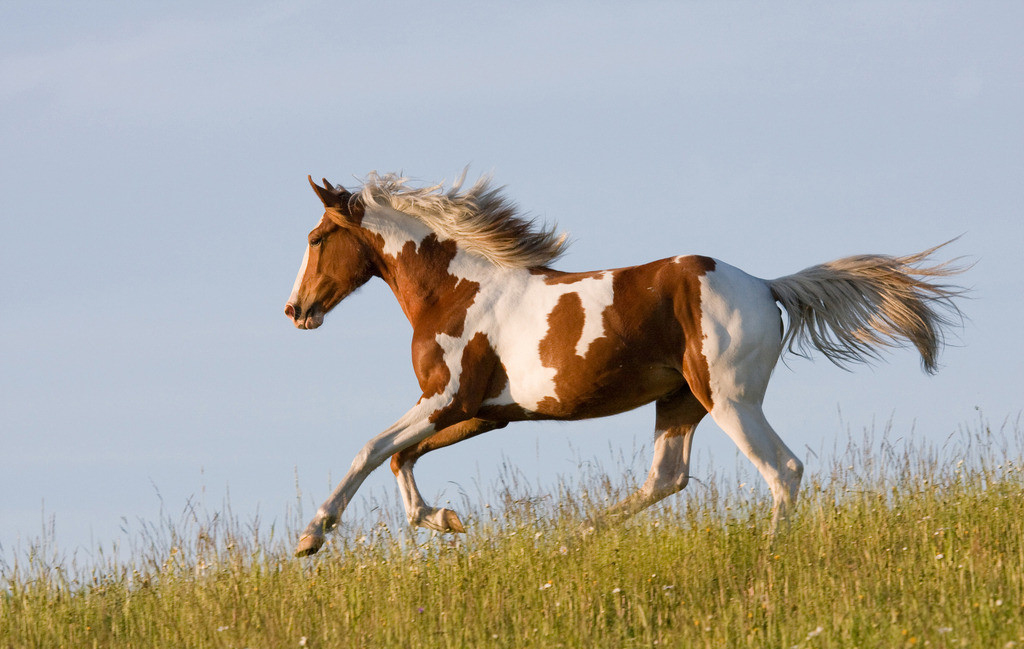
#> input picture opencv/image/horse.jpg, 1024 x 649 px
$ python 21-Laplacia.py
#> lines starting #> are read from the running program, lines starting #| are printed output that depends on the picture
#-*- coding = utf-8 -*-
#@Time : 2021/2/12 下午12:50
#@Author : 小方
#@File :21-Laplacia.py
#@Software : PyCharm
import numpy as np
import cv2 as cv
import matplotlib.pyplot as plt

horse = cv.imread("./image/horse.jpg", 0)
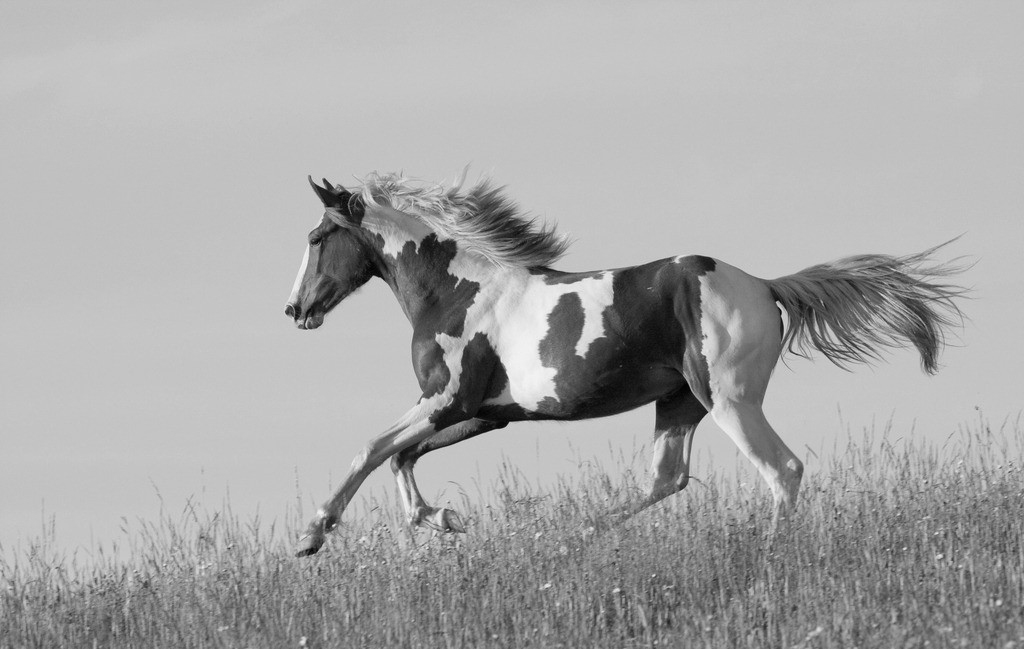
#> horse: shape (649, 1024); min 1, max 246, mean 167.8

res = cv.Laplacian(horse, cv.CV_16S)
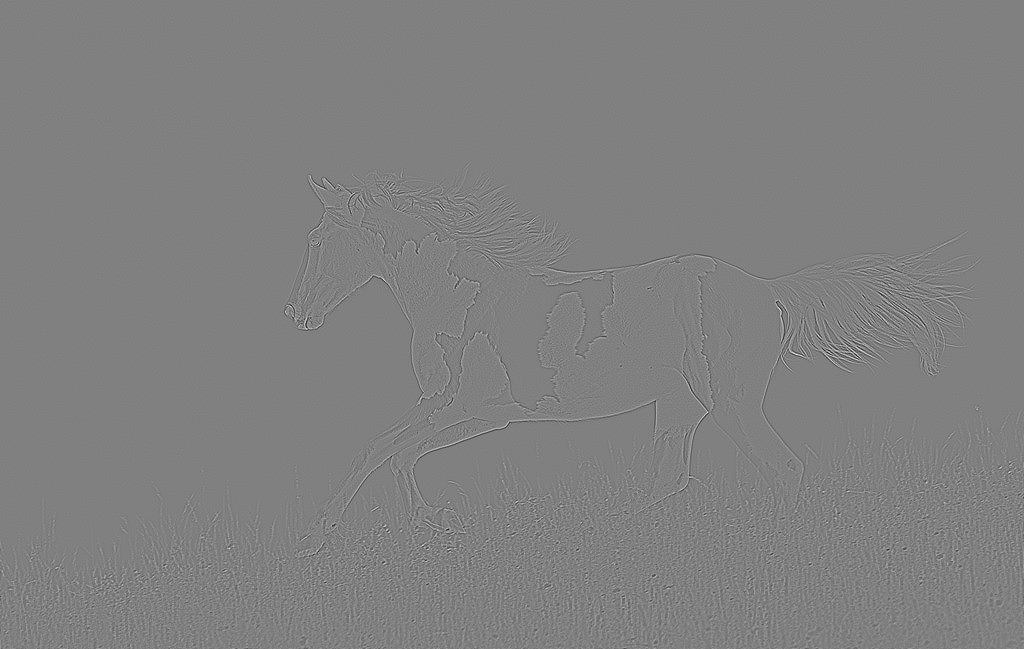
#> res: shape (649, 1024) int16; min -300, max 296, mean 0; drawn with min black and max white

res = cv.convertScaleAbs(res)
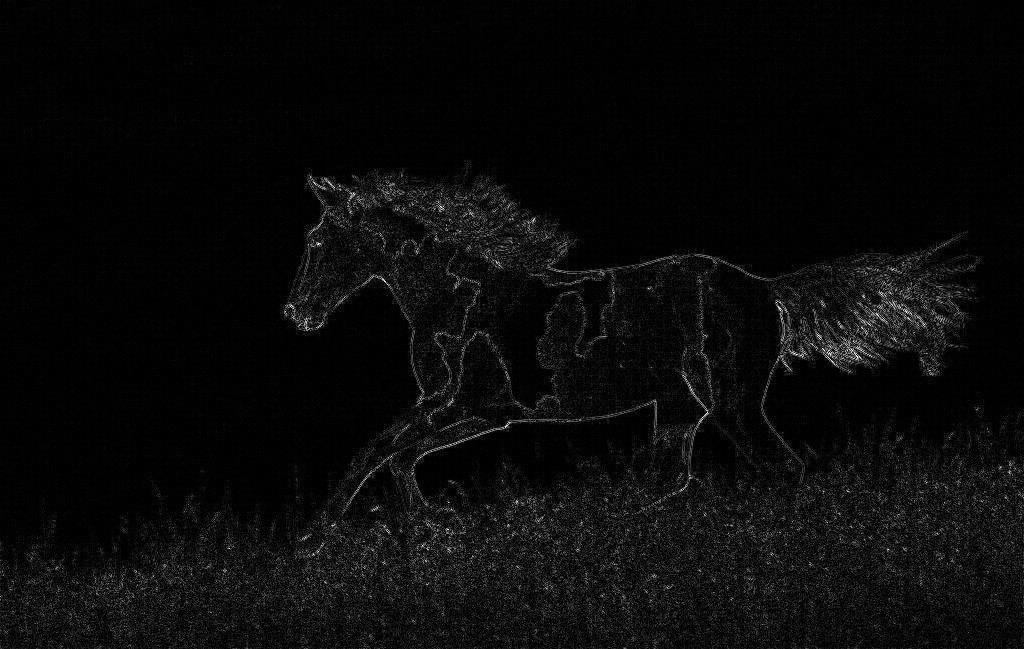
#> res: shape (649, 1024); min 0, max 255, mean 10.1

plt.imshow(res, cmap=plt.cm.gray)
plt.show()

$ run again, with opencv/image/kids.jpg copied over opencv/image/horse.jpg
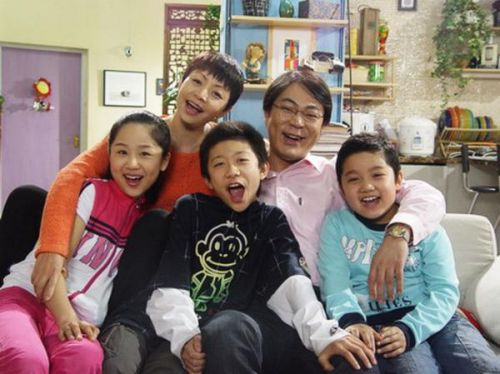
#> input picture opencv/image/kids.jpg, 500 x 374 px
#> `horse = cv.imread("./image/horse.jpg", 0)`:
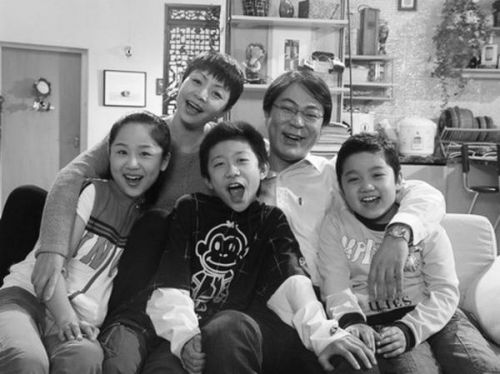
#> horse: shape (374, 500); min 0, max 255, mean 126.8
#> `res = cv.convertScaleAbs(res)`:
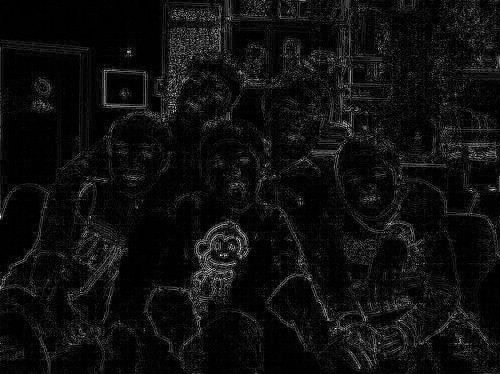
#> res: shape (374, 500); min 0, max 255, mean 15.2
